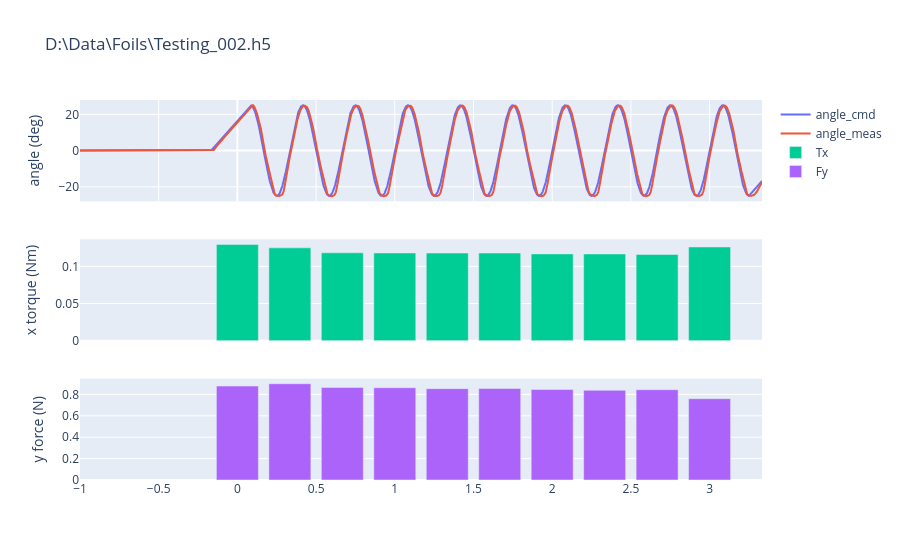

Notebook cell for this chart:
### Code cell
fig = make_subplots(rows = 3, cols = 1,
                   shared_xaxes=True)
fig.add_trace(
    go.Scatter(x = t, y = angle_cmd, mode="lines", name="angle_cmd"),
    row=1, col=1)
fig.add_trace(
    go.Scatter(x = t, y = angle_measured, mode="lines", name="angle_meas"),
    row=1, col=1)
fig.add_trace(
    go.Bar(x = tmean, y = meanforce[3,:], name="Tx"),
    row=2, col=1)
fig.add_trace(
    go.Bar(x = tmean, y = meanforce[1,:], name="Fy"),
    row=3, col=1)

fig.update_yaxes(title_text = "angle (deg)", row=1)
fig.update_yaxes(title_text = "x torque (Nm)", row=2)
fig.update_yaxes(title_text = "y force (N)", row=3)
fig.update_xaxes(title_text = "time (s)", row=4)
fig.update_layout(title_text = bender.filename)

### Figure 1 — Plotly figure (JSON) as saved in the notebook; plotly's stock layout.template omitted (floating-point values rounded to 4 significant figures; data arrays with more than 128 entries replaced by an {"elided": "..."} marker saying what was removed)
{"data": [{"mode": "lines", "name": "angle_cmd", "type": "scatter", "x": {"elided": "4334 float values"}, "xaxis": "x", "y": {"elided": "4334 float values"}, "yaxis": "y"}, {"mode": "lines", "name": "angle_meas", "type": "scatter", "x": {"elided": "4334 float values"}, "xaxis": "x", "y": {"elided": "4334 float values"}, "yaxis": "y"}, {"name": "Tx", "type": "bar", "x": [0, 0.3333, 0.6667, 1, 1.333, 1.667, 2, 2.333, 2.667, 3], "xaxis": "x2", "y": [0.1298, 0.1251, 0.1184, 0.1182, 0.1181, 0.1181, 0.117, 0.1169, 0.1161, 0.1263], "yaxis": "y2"}, {"name": "Fy", "type": "bar", "x": [0, 0.3333, 0.6667, 1, 1.333, 1.667, 2, 2.333, 2.667, 3], "xaxis": "x3", "y": [0.8779, 0.8999, 0.8648, 0.8626, 0.8538, 0.8553, 0.8464, 0.8388, 0.8441, 0.76], "yaxis": "y3"}], "layout": {"title": {"text": "D:\\Data\\Foils\\Testing_002.h5"}, "xaxis": {"anchor": "y", "domain": [0, 1], "matches": "x3", "showticklabels": false}, "xaxis2": {"anchor": "y2", "domain": [0, 1], "matches": "x3", "showticklabels": false}, "xaxis3": {"anchor": "y3", "domain": [0, 1]}, "yaxis": {"anchor": "x", "domain": [0.7333, 1], "title": {"text": "angle (deg)"}}, "yaxis2": {"anchor": "x2", "domain": [0.3667, 0.6333], "title": {"text": "x torque (Nm)"}}, "yaxis3": {"anchor": "x3", "domain": [0, 0.2667], "title": {"text": "y force (N)"}}}}
